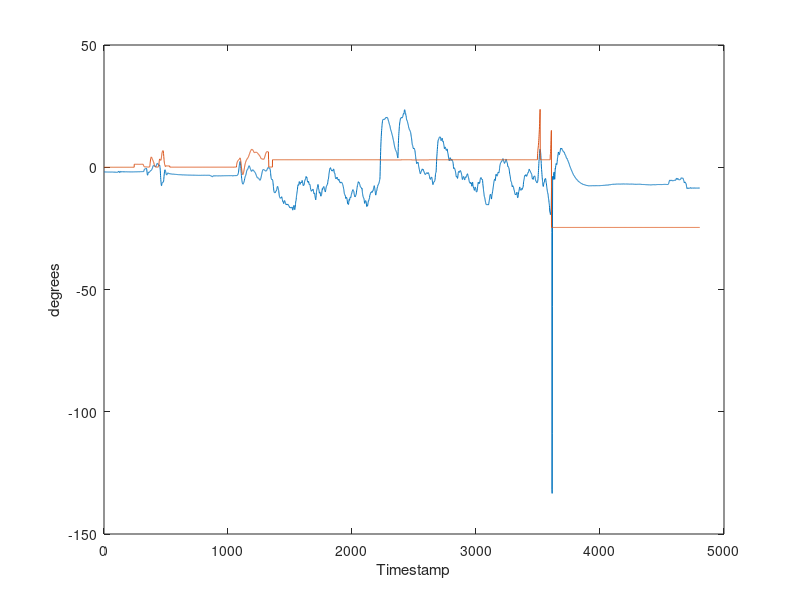

Source code (MATLAB): (Note: this script raises an error after producing the figure.)
data = csvread('att.csv');
timeStamp = 40;

desRoll = data(:,2);
roll = data(:,3);

desPitch = data(:,4);
pitch = data(:,5);

plot(desPitch);
xlabel('Timestamp')
ylabel('degrees')

hold on;

plot(pitch);

%%
% Set up a training set
t_index_start = 4780;
t_index_end = 7800;
input = desPitch(4780:7800);
output = pitch(4780:7800);

plot(input)
hold on;
plot(output)

axis tight

%% 
% Set up a validation set
v_index_start = 8570;
v_index_end = 11350;

v_input = desPitch(v_index_start:v_index_end);
v_output = pitch(v_index_start:v_index_end);

plot(v_input)
hold on;
plot(v_output)
